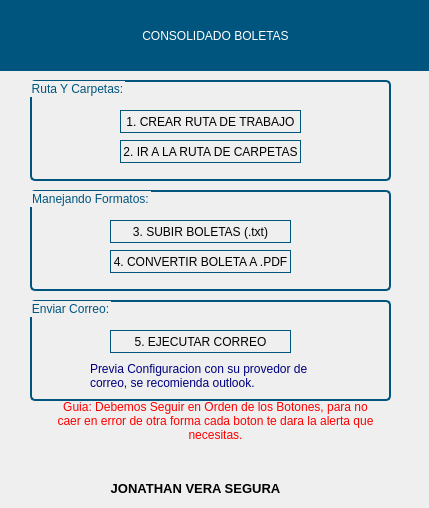
<?xml version="1.0" encoding="UTF-8"?>
<ui version="4.0">
 <class>MainWindow</class>
 <widget class="QMainWindow" name="MainWindow">
  <property name="geometry">
   <rect>
    <x>0</x>
    <y>0</y>
    <width>429</width>
    <height>508</height>
   </rect>
  </property>
  <property name="windowTitle">
   <string>RPA KONECTA</string>
  </property>
  <widget class="QWidget" name="centralwidget">
   <widget class="QLabel" name="label">
    <property name="geometry">
     <rect>
      <x>0</x>
      <y>0</y>
      <width>431</width>
      <height>71</height>
     </rect>
    </property>
    <property name="styleSheet">
     <string notr="true">font: 75 25pt &quot;MS Shell Dlg 2&quot;;
background-color: rgb(0, 85, 127);
color: rgb(255, 255, 255);</string>
    </property>
    <property name="text">
     <string>CONSOLIDADO BOLETAS</string>
    </property>
    <property name="alignment">
     <set>Qt::AlignCenter</set>
    </property>
   </widget>
   <widget class="QPushButton" name="BTN_CrearRutaTrabajo">
    <property name="geometry">
     <rect>
      <x>120</x>
      <y>110</y>
      <width>181</width>
      <height>23</height>
     </rect>
    </property>
    <property name="styleSheet">
     <string notr="true">QPushButton {
   
    border: 1px solid rgb(0, 85, 127);
    color: black;
}

QPushButton:hover {
 background-color: rgb(0, 85, 127);
   color: white;
    
}</string>
    </property>
    <property name="text">
     <string>1. CREAR RUTA DE TRABAJO</string>
    </property>
   </widget>
   <widget class="QPushButton" name="BTN_ir_RutaDeTrabajo">
    <property name="geometry">
     <rect>
      <x>120</x>
      <y>140</y>
      <width>181</width>
      <height>23</height>
     </rect>
    </property>
    <property name="styleSheet">
     <string notr="true">QPushButton {
   
    border: 1px solid rgb(0, 85, 127);
    color: black;
}

QPushButton:hover {
 background-color: rgb(0, 85, 127);
   color: white;
    
}</string>
    </property>
    <property name="text">
     <string>2. IR A LA RUTA DE CARPETAS</string>
    </property>
   </widget>
   <widget class="QGroupBox" name="groupBox">
    <property name="geometry">
     <rect>
      <x>30</x>
      <y>80</y>
      <width>361</width>
      <height>101</height>
     </rect>
    </property>
    <property name="styleSheet">
     <string notr="true">QGroupBox {
    border: 2px solid rgb(0, 85, 127);
    border-radius: 5px;
	color: rgb(0, 85, 127);
}
</string>
    </property>
    <property name="title">
     <string>Ruta Y Carpetas:</string>
    </property>
   </widget>
   <widget class="QGroupBox" name="groupBox_2">
    <property name="geometry">
     <rect>
      <x>30</x>
      <y>190</y>
      <width>361</width>
      <height>101</height>
     </rect>
    </property>
    <property name="styleSheet">
     <string notr="true">QGroupBox {
    border: 2px solid rgb(0, 85, 127);
    border-radius: 5px;
	color: rgb(0, 85, 127);
}
</string>
    </property>
    <property name="title">
     <string>Manejando Formatos:</string>
    </property>
    <widget class="QPushButton" name="BTN_Subir_Boletas_txt">
     <property name="geometry">
      <rect>
       <x>80</x>
       <y>30</y>
       <width>181</width>
       <height>23</height>
      </rect>
     </property>
     <property name="styleSheet">
      <string notr="true">QPushButton {
   
    border: 1px solid rgb(0, 85, 127);
    color: black;
}

QPushButton:hover {
 background-color: rgb(0, 85, 127);
   color: white;
    
}</string>
     </property>
     <property name="text">
      <string>3. SUBIR BOLETAS (.txt)</string>
     </property>
    </widget>
    <widget class="QPushButton" name="BTN_Convertir_boleta_pdf">
     <property name="geometry">
      <rect>
       <x>80</x>
       <y>60</y>
       <width>181</width>
       <height>23</height>
      </rect>
     </property>
     <property name="styleSheet">
      <string notr="true">QPushButton {
   
    border: 1px solid rgb(0, 85, 127);
    color: black;
}

QPushButton:hover {
 background-color: rgb(0, 85, 127);
   color: white;
    
}</string>
     </property>
     <property name="text">
      <string>4. CONVERTIR BOLETA A .PDF</string>
     </property>
    </widget>
   </widget>
   <widget class="QGroupBox" name="groupBox_3">
    <property name="geometry">
     <rect>
      <x>30</x>
      <y>300</y>
      <width>361</width>
      <height>101</height>
     </rect>
    </property>
    <property name="styleSheet">
     <string notr="true">QGroupBox {
    border: 2px solid rgb(0, 85, 127);
    border-radius: 5px;
	color: rgb(0, 85, 127);
}
</string>
    </property>
    <property name="title">
     <string>Enviar Correo:</string>
    </property>
    <widget class="QPushButton" name="BTN_Enviar_Correo">
     <property name="geometry">
      <rect>
       <x>80</x>
       <y>30</y>
       <width>181</width>
       <height>23</height>
      </rect>
     </property>
     <property name="styleSheet">
      <string notr="true">QPushButton {
   
    border: 1px solid rgb(0, 85, 127);
    color: black;
}

QPushButton:hover {
 background-color: rgb(0, 85, 127);
   color: white;
    
}</string>
     </property>
     <property name="text">
      <string>5. EJECUTAR CORREO</string>
     </property>
    </widget>
    <widget class="QLabel" name="label_3">
     <property name="geometry">
      <rect>
       <x>60</x>
       <y>60</y>
       <width>241</width>
       <height>31</height>
      </rect>
     </property>
     <property name="styleSheet">
      <string notr="true">
color: rgb(0, 0, 127);</string>
     </property>
     <property name="text">
      <string>Previa Configuracion con su provedor de correo, se recomienda outlook.</string>
     </property>
     <property name="wordWrap">
      <bool>true</bool>
     </property>
    </widget>
   </widget>
   <widget class="QLabel" name="label_2">
    <property name="geometry">
     <rect>
      <x>50</x>
      <y>400</y>
      <width>331</width>
      <height>41</height>
     </rect>
    </property>
    <property name="styleSheet">
     <string notr="true">color: rgb(255, 0, 0);</string>
    </property>
    <property name="text">
     <string>Guia: Debemos Seguir en Orden de los Botones, para no caer en error de otra forma cada boton te dara la alerta que necesitas.</string>
    </property>
    <property name="scaledContents">
     <bool>false</bool>
    </property>
    <property name="alignment">
     <set>Qt::AlignCenter</set>
    </property>
    <property name="wordWrap">
     <bool>true</bool>
    </property>
   </widget>
   <widget class="QLabel" name="label_4">
    <property name="geometry">
     <rect>
      <x>90</x>
      <y>480</y>
      <width>211</width>
      <height>16</height>
     </rect>
    </property>
    <property name="font">
     <font>
      <pointsize>10</pointsize>
      <weight>75</weight>
      <bold>true</bold>
     </font>
    </property>
    <property name="text">
     <string>JONATHAN VERA SEGURA</string>
    </property>
    <property name="alignment">
     <set>Qt::AlignCenter</set>
    </property>
   </widget>
   <zorder>groupBox_2</zorder>
   <zorder>groupBox</zorder>
   <zorder>label</zorder>
   <zorder>BTN_CrearRutaTrabajo</zorder>
   <zorder>BTN_ir_RutaDeTrabajo</zorder>
   <zorder>groupBox_3</zorder>
   <zorder>label_2</zorder>
   <zorder>label_4</zorder>
  </widget>
 </widget>
 <resources/>
 <connections/>
</ui>
